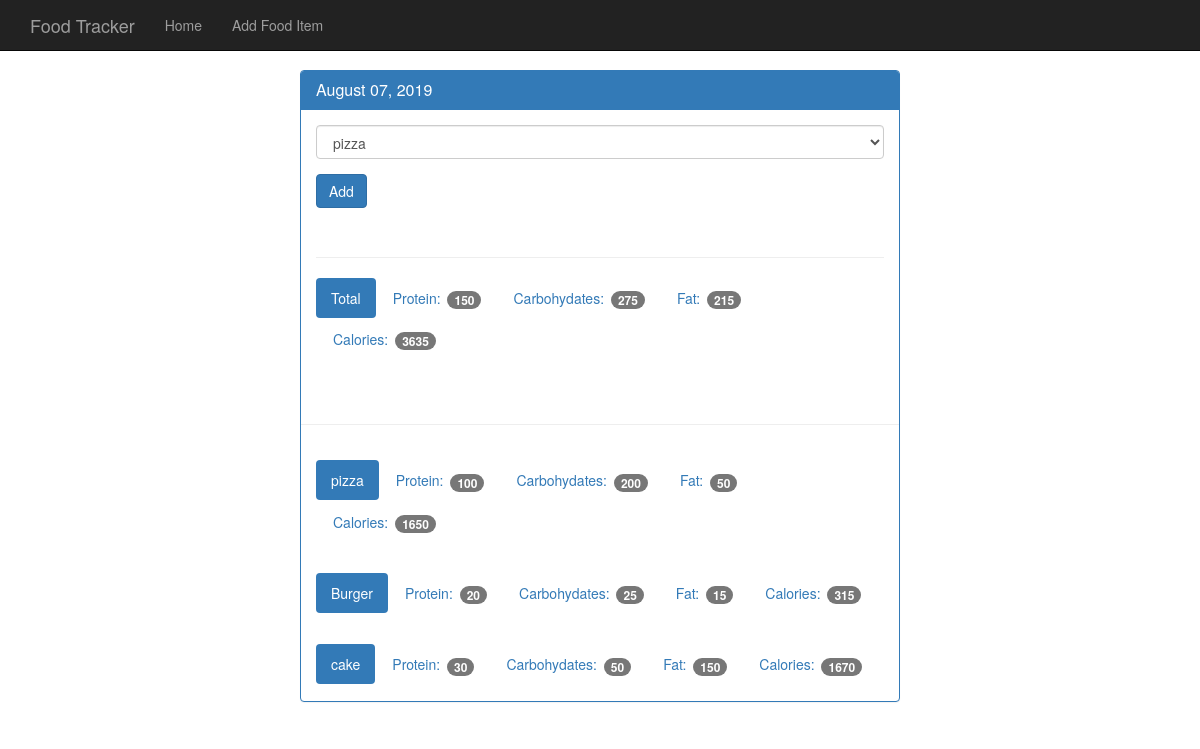
The page /view/20190807 on the database its author committed.
### tables this page shows
CREATE TABLE food (
  id integer primary key autoincrement,
  name text not null UNIQUE,
  protein integer not null,
  carbohydrates integer not null,
  fat integer not null,
  calories integer not null
);

### app.py (the view)
@app.route('/view/<date>',methods = ['GET','POST'])
def view(date):
    db = get_db()
    curr = db.execute('select id,entry_date from log_date where entry_date = ?',[date])
    date_result = curr.fetchone()
    if request.method == 'POST':
        db.execute('insert into food_data (food_id,log_date_id) values (?,?)',[request.form['food_select'],date_result['id']])
        db.commit()
    d = datetime.strptime(str(date_result['entry_date']),'%Y%m%d')
    pr = datetime.strftime(d, '%B %d, %Y')
    food_cur = db.execute('select id,name from food order by id asc')
    food_res = food_cur.fetchall()
    log_cur = db.execute('select food.name,food.protein,food.carbohydrates , food.fat,food.calories from log_date join food_data on food_data.log_date_id = log_date.id join food on food.id = food_data.food_id where log_date.entry_date = ?',[date])
    log_result = log_cur.fetchall()
    total = {}
    total['protein'] = 0
    total['carbohydrates'] = 0
    total['fat'] = 0
    total['calories'] = 0
    for food in log_result:
        total['protein'] += food['protein']
        total['carbohydrates'] += food['carbohydrates']
        total['fat'] += food['fat']
        total['calories'] += food['calories']
    return render_template('day.html',entry_date = date_result['entry_date'],date = pr,food_result = food_res , log_result = log_result,total = total)

### app.py (called while the page is built)
def connect_db():
  sql = sqlite3.connect('food_log.db')
  sql.row_factory = sqlite3.Row
  return sql

def get_db():
  if not hasattr(g,'sqlite3_db'):
    g.sqlite_db = connect_db()
  return g.sqlite_db

### templates/day.html (shortened to what this page needs)
<!DOCTYPE html>
<html lang="en">
  <head>
    <link href={{url_for('static',filename="bootstrap.min.css")}} rel="stylesheet">
    <link href={{url_for('static',filename ="theme.css")}} rel="stylesheet">
  </head>
  <body>
    <nav class="navbar navbar-inverse navbar-fixed-top">
      <div class="container">
        <div class="navbar-header">
          <a class="navbar-brand" href="#">Food Tracker</a>
        </div>
        <div id="navbar" class="navbar-collapse collapse">
          <ul class="nav navbar-nav">
            <li><a href="{{url_for('index')}}">Home</a></li>
            <li><a href="{{url_for('food')}}">Add Food Item</a></li>
          </ul>
        </div>
      </div>
    </nav>
    <div class="container theme-showcase col-sm-6 col-sm-offset-3" role="main">
      <div class="row">
        <div>
          <div class="panel panel-primary">
            <div class="panel-heading">
              <h3 class="panel-title">{{date}}</h3>
            </div>
            <div class="panel-body">
              <form method="POST" action="{{url_for('view',date = entry_date)}}">
                <div class="form-group">
                  <select class="form-control" name= "food_select">
                    {% for i in food_result %}
                    <option value = {{i.id}}> {{i.name}}</option>
                    {% endfor %}
                  </select>
                </div>
                <button type="submit" class="btn btn-primary">Add</button>
              </form>
              <div class="page-header"></div>
              <ul class="nav nav-pills" role="tablist">
                <li class="active"><a>Total</a></li>
                <li><a>Protein: <span class="badge">{{total.protein}}</span></a></li>
                <li><a>Carbohydates: <span class="badge">{{total.carbohydrates}}</span></a></li>
                <li><a>Fat: <span class="badge">{{total.fat}}</span></a></li>
                <li><a>Calories: <span class="badge">{{total.calories}}</span></a></li>
              </ul>
            </div>
            <div class="page-header"></div>
            {%for food in log_result %}
            <div class="panel-body">
              <ul class="nav nav-pills" role="tablist">
                <li class="active"><a>{{food.name}}</a></li>
                <li><a>Protein: <span class="badge">{{food.protein}}</span></a></li>
                <li><a>Carbohydates: <span class="badge">{{food.carbohydrates}}</span></a></li>
                <li><a>Fat: <span class="badge">{{food.fat}}</span></a></li>
                <li><a>Calories: <span class="badge">{{food.calories}}</span></a></li>
              </ul>
            </div>
            {% endfor %}
          </div>
        </div>
      </div>
    </div>
  </body>
</html>

### static/theme.css (style rules this page uses)
body { padding-top: 70px; padding-bottom: 30px; }

### rows shown on the page
food: name "pizza", protein "100", carbohydrates "200", fat "50", calories "1650"
food: name "Burger", protein "20", carbohydrates "25", fat "15", calories "315"
food: name "cake", protein "30", carbohydrates "50", fat "150", calories "1670"

### other values the page prints
{{ date }} "August 07, 2019"
{{ total.protein }} "150"
{{ total.carbohydrates }} "275"
{{ total.fat }} "215"
{{ total.calories }} "3635"
form field food_select "pizza"
